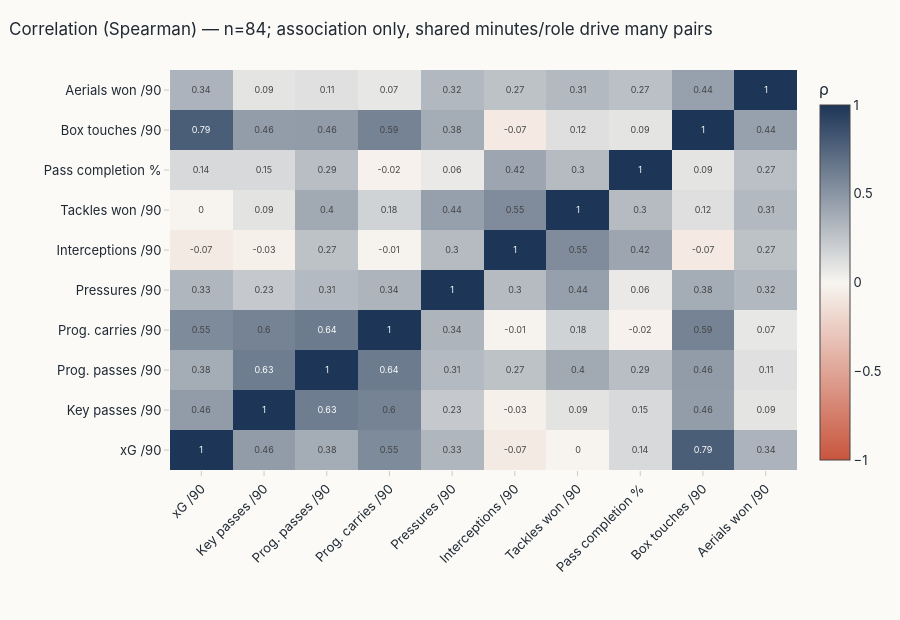

The code cell stored with this chart in its notebook:
### Code cell
rd = elig.groupby("role_family")[["xg_p90", "progressive_passes_p90", "interceptions_p90", "pass_completion_pct",
                                   "pressures_p90"]].median().round(2)
rd.insert(0, "players", elig.groupby("role_family").size())
display(Markdown("**Observation (computed): median per-90 profile by role family**"))
display(rd)
top_role = rd["xg_p90"].idxmax(); top_int = rd["interceptions_p90"].idxmax()
display(Markdown(f"In this sample, **{top_role}s** have the highest median xG/90 ({rd.loc[top_role, 'xg_p90']}) and "
                 f"**{top_int}s** the highest median interceptions/90 ({rd.loc[top_int, 'interceptions_p90']}) — "
                 "which is why raw totals are never compared across roles."))
viz.correlation_heatmap(elig, eda_metrics, banner=BANNER).show()

### Figure 1 — Plotly figure (JSON) as saved in the notebook; plotly's stock layout.template omitted (floating-point values rounded to 4 significant figures)
{"data": [{"colorbar": {"title": {"text": "ρ"}}, "colorscale": [[0, "#c8553d"], [0.5, "#f7f5f0"], [1, "#1d3557"]], "text": [[1.0, 0.46, 0.38, 0.55, 0.33, -0.07, -0.0, 0.14, 0.79, 0.34], [0.46, 1.0, 0.63, 0.6, 0.23, -0.03, 0.09, 0.15, 0.46, 0.09], [0.38, 0.63, 1.0, 0.64, 0.31, 0.27, 0.4, 0.29, 0.46, 0.11], [0.55, 0.6, 0.64, 1.0, 0.34, -0.01, 0.18, -0.02, 0.59, 0.07], [0.33, 0.23, 0.31, 0.34, 1.0, 0.3, 0.44, 0.06, 0.38, 0.32], [-0.07, -0.03, 0.27, -0.01, 0.3, 1.0, 0.55, 0.42, -0.07, 0.27], [-0.0, 0.09, 0.4, 0.18, 0.44, 0.55, 1.0, 0.3, 0.12, 0.31], [0.14, 0.15, 0.29, -0.02, 0.06, 0.42, 0.3, 1.0, 0.09, 0.27], [0.79, 0.46, 0.46, 0.59, 0.38, -0.07, 0.12, 0.09, 1.0, 0.44], [0.34, 0.09, 0.11, 0.07, 0.32, 0.27, 0.31, 0.27, 0.44, 1.0]], "textfont": {"size": 9}, "texttemplate": "%{text}", "type": "heatmap", "x": ["xG /90", "Key passes /90", "Prog. passes /90", "Prog. carries /90", "Pressures /90", "Interceptions /90", "Tackles won /90", "Pass completion %", "Box touches /90", "Aerials won /90"], "y": ["xG /90", "Key passes /90", "Prog. passes /90", "Prog. carries /90", "Pressures /90", "Interceptions /90", "Tackles won /90", "Pass completion %", "Box touches /90", "Aerials won /90"], "z": [[1.0, 0.4619, 0.3789, 0.553, 0.3282, -0.06709, -0.004033, 0.1433, 0.7881, 0.3424], [0.4619, 1.0, 0.6273, 0.5958, 0.2282, -0.03255, 0.09001, 0.1458, 0.4568, 0.08769], [0.3789, 0.6273, 1.0, 0.6374, 0.3067, 0.2653, 0.3955, 0.2872, 0.4629, 0.1073], [0.553, 0.5958, 0.6374, 1.0, 0.3387, -0.01311, 0.1784, -0.02343, 0.5943, 0.07294], [0.3282, 0.2282, 0.3067, 0.3387, 1.0, 0.3002, 0.4428, 0.061, 0.3792, 0.3194], [-0.06709, -0.03255, 0.2653, -0.01311, 0.3002, 1.0, 0.5465, 0.4163, -0.07038, 0.2664], [-0.004033, 0.09001, 0.3955, 0.1784, 0.4428, 0.5465, 1.0, 0.3046, 0.1156, 0.3102], [0.1433, 0.1458, 0.2872, -0.02343, 0.061, 0.4163, 0.3046, 1.0, 0.08874, 0.2736], [0.7881, 0.4568, 0.4629, 0.5943, 0.3792, -0.07038, 0.1156, 0.08874, 1.0, 0.4386], [0.3424, 0.08769, 0.1073, 0.07294, 0.3194, 0.2664, 0.3102, 0.2736, 0.4386, 1.0]], "zmax": 1, "zmin": -1}], "layout": {"height": 620, "margin": {"b": 150, "l": 170}, "title": {"text": "Correlation (Spearman) — n=84; association only, shared minutes/role drive many pairs"}, "xaxis": {"tickangle": -45}}}
